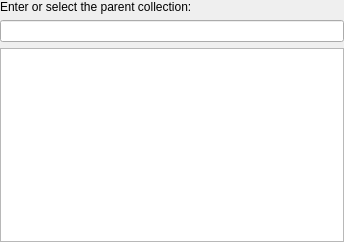
<?xml version="1.0" encoding="UTF-8"?>
<ui version="4.0">
 <class>selectItemWidget</class>
 <widget class="QWidget" name="selectItemWidget">
  <property name="geometry">
   <rect>
    <x>0</x>
    <y>0</y>
    <width>344</width>
    <height>242</height>
   </rect>
  </property>
  <property name="windowTitle">
   <string>Form</string>
  </property>
  <layout class="QGridLayout" name="gridLayout">
   <property name="margin">
    <number>0</number>
   </property>
   <item row="1" column="0">
    <widget class="QLineEdit" name="pathLineEdit"/>
   </item>
   <item row="2" column="0">
    <widget class="QTreeView" name="repositoryTreeView">
     <property name="editTriggers">
      <set>QAbstractItemView::NoEditTriggers</set>
     </property>
     <attribute name="headerVisible">
      <bool>false</bool>
     </attribute>
     <attribute name="headerVisible">
      <bool>false</bool>
     </attribute>
    </widget>
   </item>
   <item row="0" column="0">
    <widget class="QLabel" name="pathEditLabel">
     <property name="text">
      <string>Enter or select the parent collection:</string>
     </property>
    </widget>
   </item>
  </layout>
 </widget>
 <resources/>
 <connections/>
</ui>
